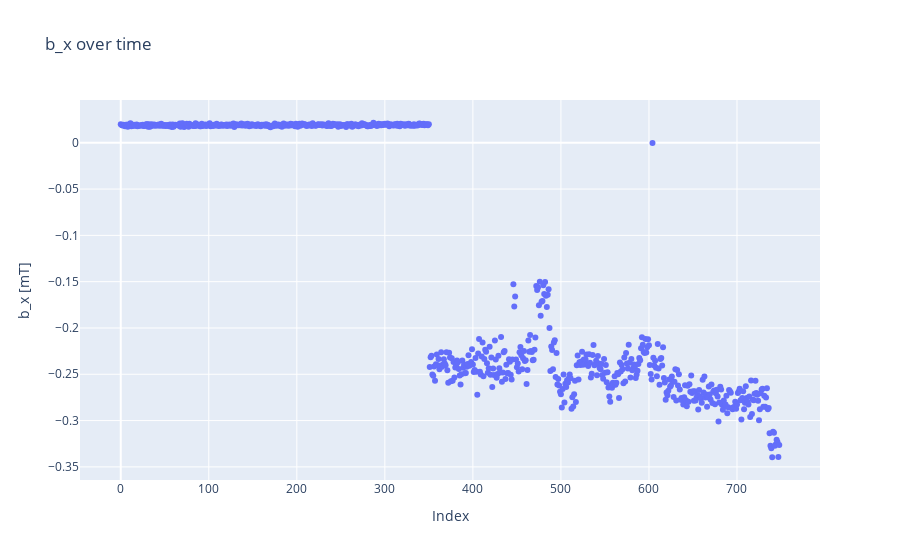

The cell this chart's notebook holds for it:
### Code cell
index = np.array(range(len(bx7)))
measuredbx = go.Scatter(x=index, y=bx7, mode='markers')
layoutbx = go.Layout(title='b_x over time')
figbx = go.Figure(data=[measuredbx], layout=layoutbx)
figbx.update_yaxes(scaleanchor='y')
figbx.update_layout(
    xaxis_title="Index",
    yaxis_title="b_x [mT]"
)
figbx.show()

### Figure 1 — Plotly figure (JSON) as saved in the notebook; plotly's stock layout.template omitted (floating-point values rounded to 4 significant figures; data arrays with more than 128 entries replaced by an {"elided": "..."} marker saying what was removed)
{"data": [{"mode": "markers", "type": "scatter", "x": {"elided": "749 int values"}, "y": {"elided": "749 float values"}}], "layout": {"title": {"text": "b_x over time"}, "xaxis": {"title": {"text": "Index"}}, "yaxis": {"scaleanchor": "y", "title": {"text": "b_x [mT]"}}}}
